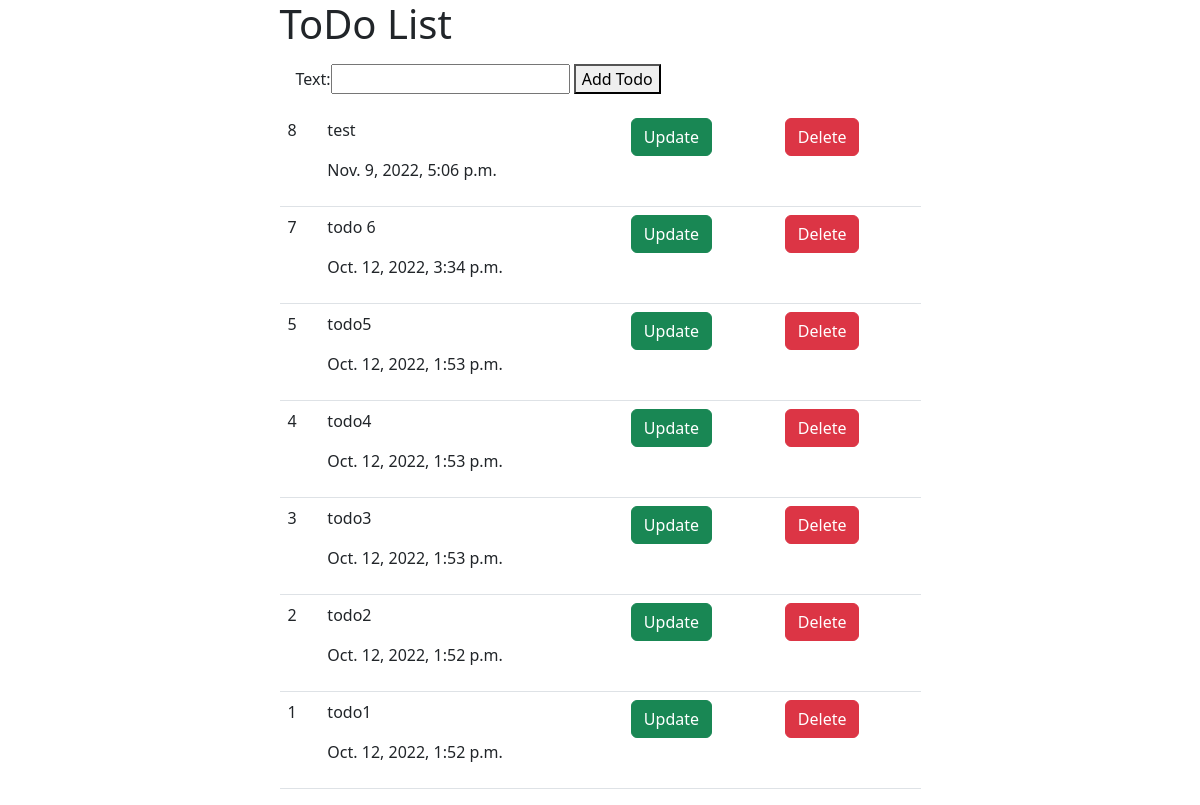
Before: / with the older database file.
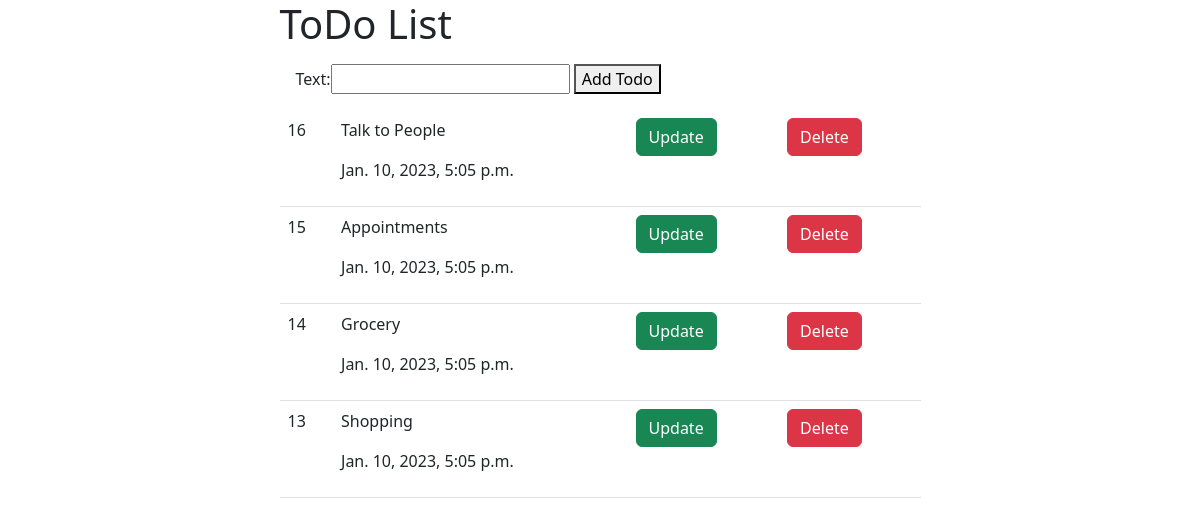
After: the same page with the newer database file.
### todoapp/models.py (models this page shows, shortened)
class Todo(models.Model):
    text = models.CharField(max_length = 100)
    date = models.DateTimeField(auto_now = True)

### todoapp/views.py (the view, shortened to what this page needs)
# urls.py: path('', HomePage),
def HomePage(request):
    tododatas = Todo.objects.all().order_by('-id')
    content = {
        'todo': tododatas,
        'form': Todoform
    }
    return render(request, 'todoapp/index.html', {"data": content})

### templates/todoapp/index.html (shortened to what this page needs)
<!doctype html>
<html lang="en">
  <head>
    <link href="https://cdn.jsdelivr.net/npm/bootstrap@5.2.2/dist/css/bootstrap.min.css" rel="stylesheet">
  </head>
  <body>
<div class = 'container'>
        <div class = 'row justify-content-center'>
            <div class=" col-md-7">
                <h1>ToDo List</h1>
                <div class="p-2 m-2">
                    <form method="POST">
                        {{data.form}}
                        <button>Add Todo</button>
                    </form>
                </div>
                <div class="">
                     <table class ='table'>
                         {% for todo in data.todo %}
                            <tr>
                               <td>
                                    {{todo.id}}
                               </td>
                                <td>
                                    <p>{{todo.text}} </p>
                                    <p>{{todo.date}} </p>
                                </td>
                                <td>
                                    <a href="/update-{{todo.id}}/" class="btn btn-success">Update</a>
                                </td>
                                <td>
                                    <a href="/delete-{{todo.id}}/" class="btn btn-danger">Delete</a>
                                </td>
                            </tr>
                         {% endfor %}
                     </table>
                </div>
            </div>
        </div>
    </div>
  </body>
</html>

Changed rows visible on the page:
removed Todo: id "8", text "test", date "Nov. 9, 2022, 5:06 p.m."
removed Todo: id "7", text "todo 6", date "Oct. 12, 2022, 3:34 p.m."
removed Todo: id "5", text "todo5", date "Oct. 12, 2022, 1:53 p.m."
removed Todo: id "4", text "todo4", date "Oct. 12, 2022, 1:53 p.m."
removed Todo: id "3", text "todo3", date "Oct. 12, 2022, 1:53 p.m."
removed Todo: id "2", text "todo2", date "Oct. 12, 2022, 1:52 p.m."
removed Todo: id "1", text "todo1", date "Oct. 12, 2022, 1:52 p.m."
added Todo: id "16", text "Talk to People", date "Jan. 10, 2023, 5:05 p.m."
added Todo: id "15", text "Appointments", date "Jan. 10, 2023, 5:05 p.m."
added Todo: id "14", text "Grocery", date "Jan. 10, 2023, 5:05 p.m."
added Todo: id "13", text "Shopping", date "Jan. 10, 2023, 5:05 p.m."
